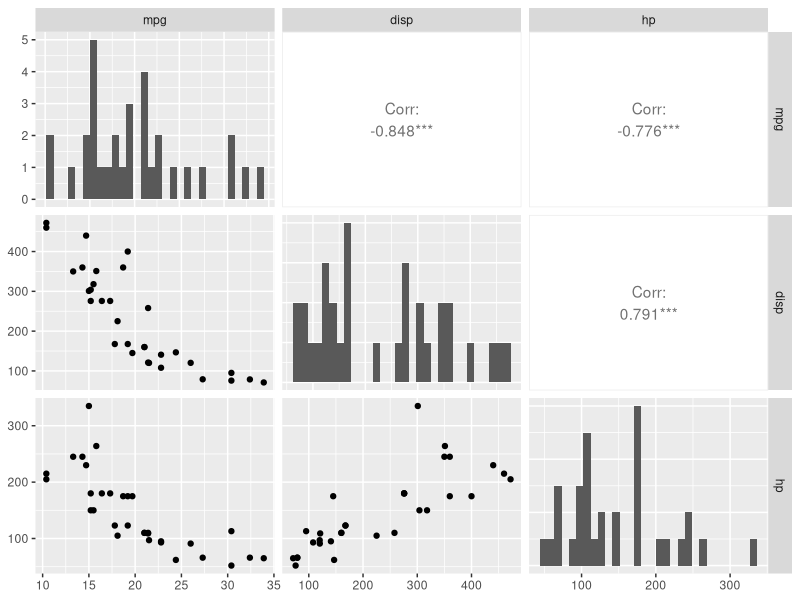
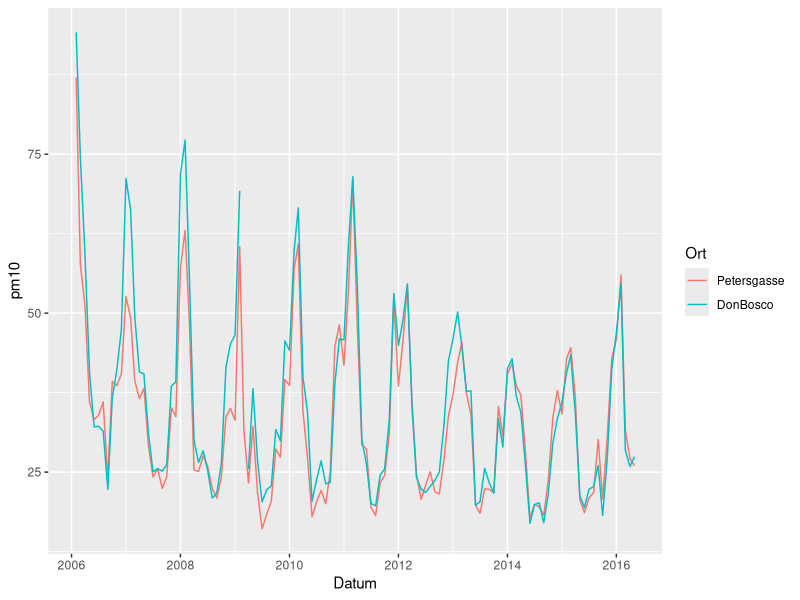
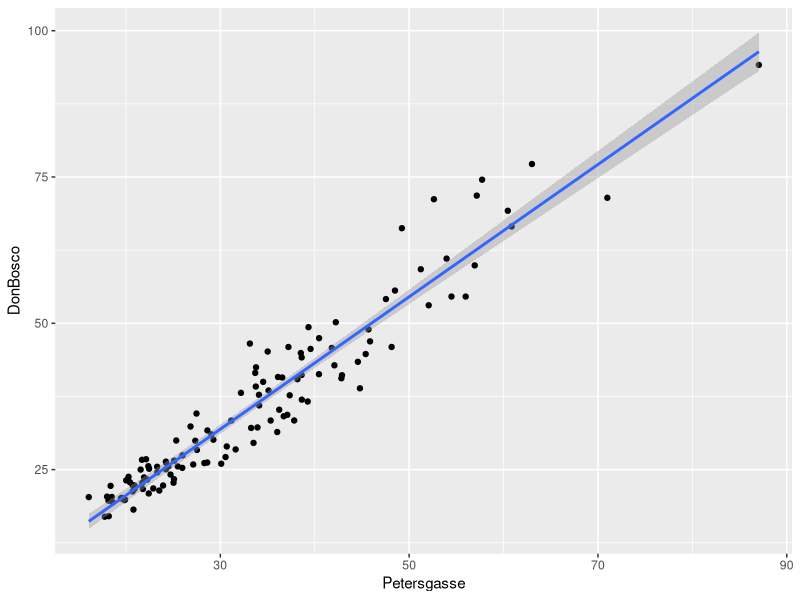

Recreate these plots in R, in order.
## ---- chunk 1
options(width=110)
library(knitr)
opts_chunk$set(comment=NA)
## ---- chunk 2
library(readr)
birds <- read_csv("birds.csv")
cor(birds[, -c(1, 2)], use="pairwise.complete.obs")[1:5, 6:10]
## ---- chunk 3
library(GGally)
cor(mtcars[, c(1, 3, 4)])
cor(mtcars[, c(1, 3, 4)], method="spearman")
ggpairs(mtcars[, c(1, 3, 4)], diag=list(continuous="barDiag"))
## ---- chunk 4
library(reshape2)
library(ggplot2)
pm10 <- read_csv("pm10.csv")
pm10$Datum <- as.Date(pm10$Datum, format="%d.%m.%y")
pm10_long <- melt(pm10, id.vars="Datum", variable.name="Ort", value.name="pm10")
qplot(Datum, pm10, data=pm10_long, color=Ort, geom="line")
qplot(Petersgasse, DonBosco, data=pm10, geom=c("point", "smooth"), method="lm")
